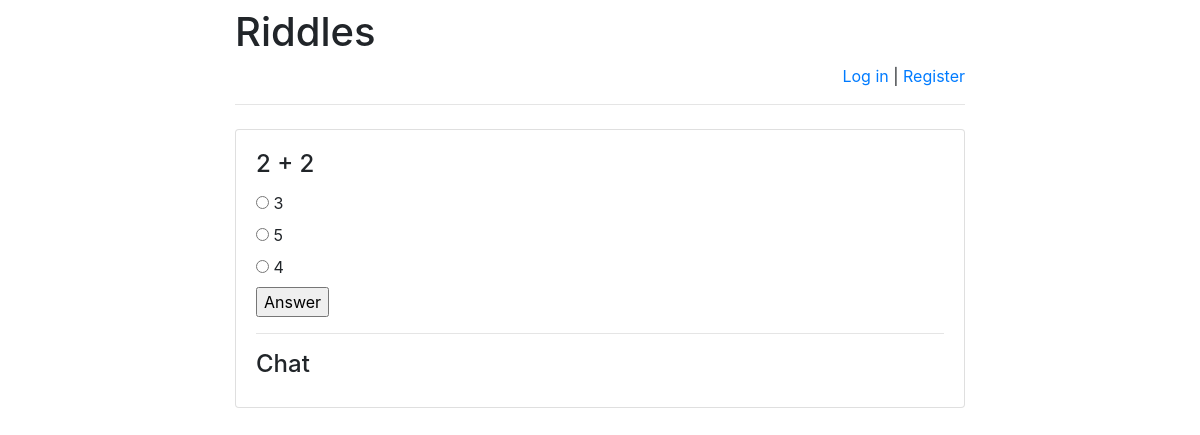
/riddles/1/, run on an earlier commit of the app's database.
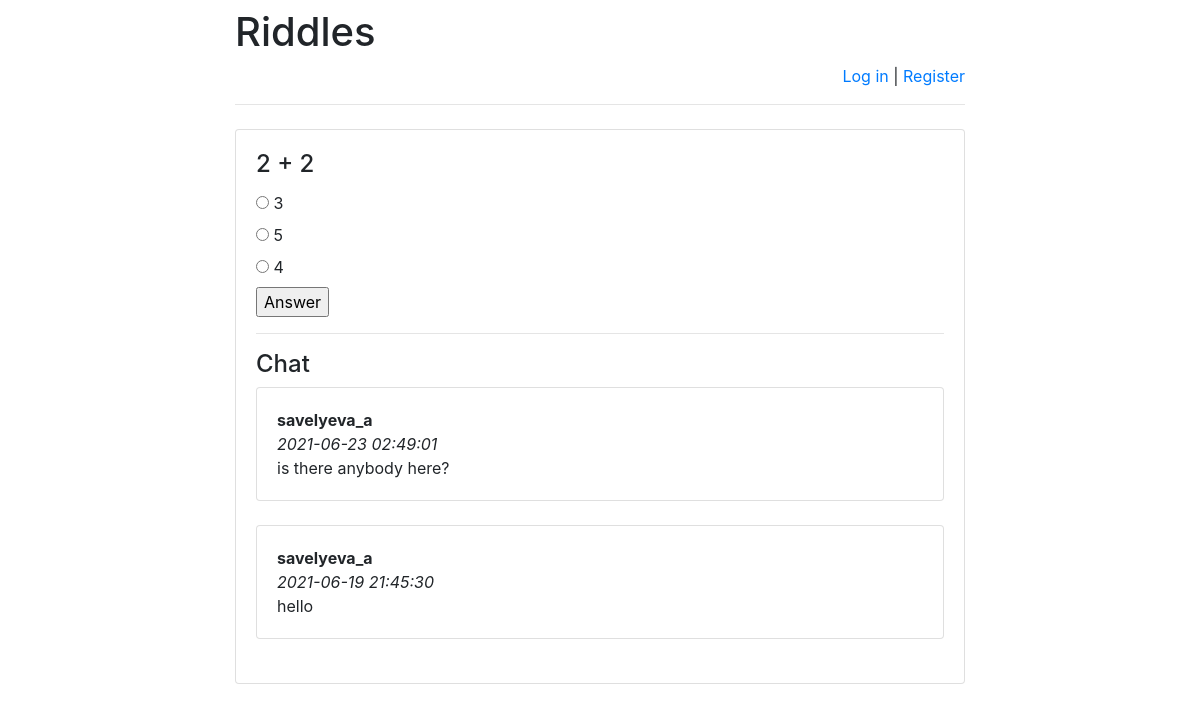
And on a later commit of the database.
### riddles/models.py (models this page shows)
class Riddle(models.Model):
    riddle_text = models.CharField(max_length=255)
    pub_date = models.DateTimeField('date published')

class Option(models.Model):
    riddle = models.ForeignKey(Riddle, on_delete=models.CASCADE)
    text = models.CharField(max_length=255)
    correct = models.BooleanField(default=False)

class Message(models.Model):
    chat = models.ForeignKey(
        Riddle,
        verbose_name='Чат под загадкой',
        on_delete=models.CASCADE)
    author = models.ForeignKey(
        User,
        verbose_name='Пользователь', on_delete=models.CASCADE)
    message = models.TextField('Сообщение')
    pub_date = models.DateTimeField(
        'Дата сообщения',
        default=timezone.now)

### riddles/views.py (the view)
# urls.py: url(r'^([0-9]+)/$', views.detail, name='detail'),
def detail(request, riddle_id):
    error_message = None
    if "error_message" in request.GET:
        error_message = request.GET["error_message"]
    return render(
        request,
        "answer.html",
        {
            "riddle": get_object_or_404(Riddle, pk=riddle_id),
            "error_message": error_message,
            "latest_messages":
                Message.objects
                    .filter(chat_id=riddle_id)
                    .order_by('-pub_date')[:5]
        }
    )

### riddles/templates/answer.html (shortened to what this page needs)
{% extends 'base.html' %}
    {% block main %}
    <h4 class="card-title">{{ riddle.riddle_text }}</h4>
    <form action="answer/" method="post">
        {% for option in riddle.option_set.all %}
            <input type="radio" name="option"
                id="option{{ forloop.counter }}"
                value="{{ option.id }}"/>
            <label for="option{{ forloop.counter }}">
                {{ option.text }}
            </label><br>
        {% endfor %}
        <input type="submit" value="Answer"/>
    </form>
    <hr>
    <h4>Chat</h4>
    <div id="history">
        {% for message in latest_messages %}
            <div class="card">
                <div class="card-body">
                    <strong>
                        {{ message.author.username }}
                    </strong>
                    <br/>
                    <em>
                        {{ message.pub_date|date:'Y-m-d H:i:s' }}
                    </em>
                    <br/>
                    {{ message.message }}
                </div>
            </div>
            <br/>
        {% endfor %}
    </div>
{% endblock %}

### riddles/templates/base.html (shortened to what this page needs)
<!doctype html>
<html lang="en">
<head>
    <link rel="stylesheet"
href="https://stackpath.bootstrapcdn.com/bootstrap/4.1.3/css/bootstrap.min.css">
</head>
<body>
<div class="container">
    <div class="row justify-content-center">
        <div class="col-8">
            <h1 class="mt-2">Riddles</h1>
            {% if user.is_authenticated %}
                <p class="text-right">
                    Hello, {{ user.username }}!
                    <a href="/riddles/logout">Log out</a> |
                    <a href="/riddles/password-change">
                        Change password
                    </a>
                </p>
            {% else %}
                <p class="text-right">
                    <a href="/riddles/login">Log in</a> |
                    <a href="/riddles/register">Register</a>
                </p>
            {% endif %}
            <hr class="mt-0 mb-4">
            <div class="card">
                <div class="card-body">
                    {% block main %}
                    {% endblock %}
                </div>
            </div>
        </div>
    </div>
</div>
</body>
</html>

What changed in the data, as far as the page shows it:
added Message: author.username "savelyeva_a", pub_date "2021-06-23 02:49:01", message "is there anybody here?"
added Message: author.username "savelyeva_a", pub_date "2021-06-19 21:45:30", message "hello"
